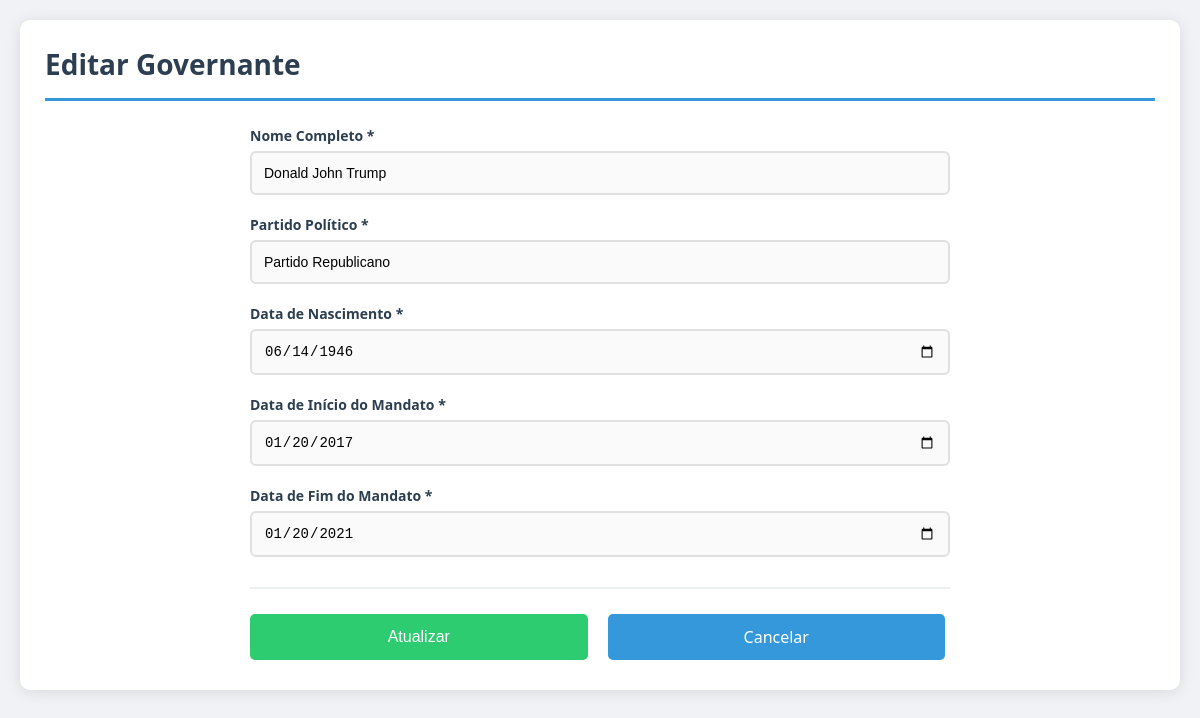
Page /governantes/editar.php?id=1 on the committed database.
### tables this page shows
CREATE TABLE Governantes(
	pk_governante INT PRIMARY KEY AUTO_INCREMENT,
    nome VARCHAR(90) NOT NULL,
    partido_politico VARCHAR(90) NOT NULL,
    dt_nascimento DATE NOT NULL,
    idade TINYINT NOT NULL,
    dt_inicio_mandato DATE NOT NULL,
    dt_fim_mandato DATE NOT NULL
);

### governantes/editar.php (the view, shortened to what this page needs)
<?php
include '../config.php';
$id = isset($_GET['id']) ? $_GET['id'] : 0;
$stmt = $pdo->prepare("SELECT * FROM Governantes WHERE pk_governante = ?");
$stmt->execute([$id]);
$governante = $stmt->fetch();
?>
<!DOCTYPE html>
<html lang="pt-BR">
<head>
    <link rel="stylesheet" href="../style.css">
</head>
<body>
    <div class="container">
        <h1>Editar Governante</h1>
        <form method="POST" onsubmit="return validarFormulario()">
            <div class="form-group">
                <label for="nome">Nome Completo *</label>
                <input type="text" id="nome" name="nome" value="<?= htmlspecialchars($governante['nome']) ?>" required>
            </div>
            <div class="form-group">
                <label for="partido_politico">Partido Político *</label>
                <input type="text" id="partido_politico" name="partido_politico" value="<?= htmlspecialchars($governante['partido_politico']) ?>" required>
            </div>
            <div class="form-group">
                <label for="dt_nascimento">Data de Nascimento *</label>
                <input type="date" id="dt_nascimento" name="dt_nascimento" value="<?= $governante['dt_nascimento'] ?>" required>
            </div>
            <div class="form-group">
                <label for="dt_inicio_mandato">Data de Início do Mandato *</label>
                <input type="date" id="dt_inicio_mandato" name="dt_inicio_mandato" value="<?= $governante['dt_inicio_mandato'] ?>" required>
            </div>
            <div class="form-group">
                <label for="dt_fim_mandato">Data de Fim do Mandato *</label>
                <input type="date" id="dt_fim_mandato" name="dt_fim_mandato" value="<?= $governante['dt_fim_mandato'] ?>" required>
            </div>
            <div class="form-actions">
                <button type="submit" class="btn btn-success">Atualizar</button>
                <a href="listar.php" class="btn">Cancelar</a>
            </div>
        </form>
    </div>
</body>
</html>

### style.css (style rules this page uses)
* { margin: 0; padding: 0; box-sizing: border-box; }
body { font-family: 'Segoe UI', Tahoma, Geneva, Verdana, sans-serif; background: #f0f2f5; padding: 20px; color: #333; }
.container { max-width: 1200px; margin: 0 auto; background: white; padding: 25px; border-radius: 10px; box-shadow: 0 2px 15px rgba(0, 0, 0, 0.1); }
h1 { color: #2c3e50; margin-bottom: 25px; padding-bottom: 15px; border-bottom: 3px solid #3498db; font-size: 28px; }
.btn { display: inline-block; padding: 10px 20px; margin: 5px 5px 5px 0; background: #3498db; color: white; text-decoration: none; border-radius: 5px; border: none; cursor: pointer; font-size: 14px; transition: all 0.3s ease; font-weight: 500; }
.btn-success { background: #2ecc71; }
form { max-width: 700px; margin: 0 auto; }
.form-group { margin-bottom: 20px; }
.form-group label { display: block; margin-bottom: 6px; font-weight: 600; color: #2c3e50; font-size: 14px; }
.form-group input, .form-group select, .form-group textarea { width: 100%; padding: 12px; border: 2px solid #e0e0e0; border-radius: 6px; font-size: 14px; transition: all 0.3s ease; background: #fafafa; }
.form-actions { display: flex; gap: 15px; margin-top: 30px; padding-top: 20px; border-top: 2px solid #ecf0f1; }
.form-actions .btn { flex: 1; text-align: center; padding: 12px; font-size: 16px; }

### rows in the picture
governantes: nome "Donald John Trump", partido_politico "Partido Republicano", dt_nascimento "06/14/1946", dt_inicio_mandato "01/20/2017", dt_fim_mandato "01/20/2021"
